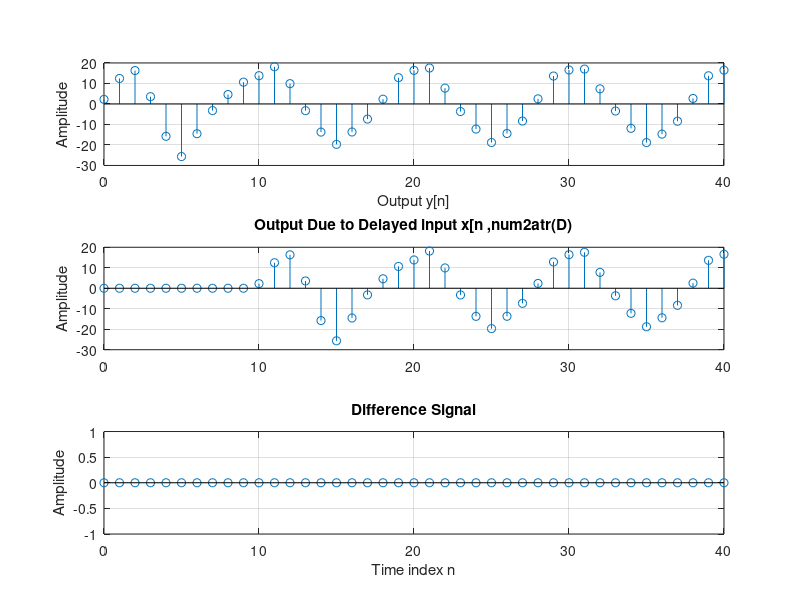

Write MATLAB code to recreate this figure.
% verification of time variant or invariant system
clc
clear all
n = 0:40;
D = 10;
a = 3.0;
b = -2;
x = a*cos(2*pi*0.1*n) + b*cos(2*pi*0.4*n);
xd = [zeros(1,D) x];
num = [2.2403 2.4908 2.2403];
den = [1 -0.4 0.75];
ic = [0 0] % set initial conditions
% compute the output y(n)
y = filter(num,den,x,ic)
% Compute the difference output yd(n)
yd = filter(num,den,xd,ic)

% Compute the difference output d(n)
d = y-yd(1+D:41+D);
%Plot the outputs
subplot(3,1,1)
stem(n,y);
xlabel('Output y[n]');
ylabel('Amplitude');grid;

subplot(3,1,2)
stem(n,yd(1:41));
ylabel('Amplitude');
title(['Output Due to Delayed input x[n ,num2atr(D)']);grid;
subplot(3,1,3)
stem(n,d);
xlabel('Time index n');
ylabel('Amplitude');
title(['Difference Signal']);
grid on